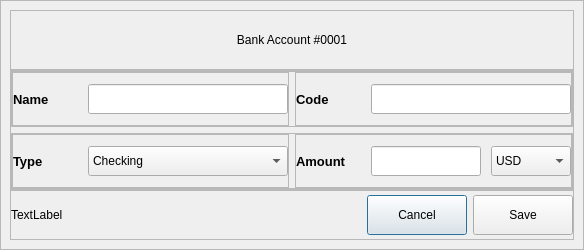
<?xml version="1.0" encoding="UTF-8"?>
<ui version="4.0">
 <class>Dialog</class>
 <widget class="QDialog" name="Dialog">
  <property name="geometry">
   <rect>
    <x>0</x>
    <y>0</y>
    <width>584</width>
    <height>250</height>
   </rect>
  </property>
  <property name="windowTitle">
   <string>Dialog</string>
  </property>
  <layout class="QVBoxLayout" name="verticalLayout">
   <property name="spacing">
    <number>0</number>
   </property>
   <property name="leftMargin">
    <number>0</number>
   </property>
   <property name="topMargin">
    <number>0</number>
   </property>
   <property name="rightMargin">
    <number>0</number>
   </property>
   <property name="bottomMargin">
    <number>0</number>
   </property>
   <item>
    <widget class="QFrame" name="dialog_window">
     <property name="frameShape">
      <enum>QFrame::StyledPanel</enum>
     </property>
     <property name="frameShadow">
      <enum>QFrame::Raised</enum>
     </property>
     <layout class="QVBoxLayout" name="verticalLayout_4">
      <property name="spacing">
       <number>0</number>
      </property>
      <item>
       <widget class="QFrame" name="title_frame">
        <property name="minimumSize">
         <size>
          <width>0</width>
          <height>60</height>
         </size>
        </property>
        <property name="maximumSize">
         <size>
          <width>16777215</width>
          <height>60</height>
         </size>
        </property>
        <property name="frameShape">
         <enum>QFrame::StyledPanel</enum>
        </property>
        <property name="frameShadow">
         <enum>QFrame::Raised</enum>
        </property>
        <layout class="QVBoxLayout" name="verticalLayout_3">
         <property name="spacing">
          <number>0</number>
         </property>
         <property name="leftMargin">
          <number>0</number>
         </property>
         <property name="topMargin">
          <number>0</number>
         </property>
         <property name="rightMargin">
          <number>0</number>
         </property>
         <property name="bottomMargin">
          <number>0</number>
         </property>
         <item>
          <widget class="QLabel" name="logo">
           <property name="styleSheet">
            <string notr="true">font: 900 16pt &quot;Segoe UI Black&quot;;</string>
           </property>
           <property name="text">
            <string>Bank Account #0001</string>
           </property>
           <property name="alignment">
            <set>Qt::AlignCenter</set>
           </property>
          </widget>
         </item>
        </layout>
       </widget>
      </item>
      <item>
       <widget class="QFrame" name="main_frame">
        <property name="frameShape">
         <enum>QFrame::StyledPanel</enum>
        </property>
        <property name="frameShadow">
         <enum>QFrame::Raised</enum>
        </property>
        <layout class="QVBoxLayout" name="verticalLayout_2">
         <property name="leftMargin">
          <number>0</number>
         </property>
         <property name="topMargin">
          <number>0</number>
         </property>
         <property name="rightMargin">
          <number>0</number>
         </property>
         <property name="bottomMargin">
          <number>0</number>
         </property>
         <item>
          <widget class="QFrame" name="name_frame">
           <property name="frameShape">
            <enum>QFrame::StyledPanel</enum>
           </property>
           <property name="frameShadow">
            <enum>QFrame::Raised</enum>
           </property>
           <layout class="QHBoxLayout" name="horizontalLayout_2">
            <property name="leftMargin">
             <number>0</number>
            </property>
            <property name="topMargin">
             <number>0</number>
            </property>
            <property name="rightMargin">
             <number>0</number>
            </property>
            <property name="bottomMargin">
             <number>0</number>
            </property>
            <item>
             <widget class="QFrame" name="frame">
              <property name="maximumSize">
               <size>
                <width>16777215</width>
                <height>16777215</height>
               </size>
              </property>
              <property name="frameShape">
               <enum>QFrame::StyledPanel</enum>
              </property>
              <property name="frameShadow">
               <enum>QFrame::Raised</enum>
              </property>
              <layout class="QHBoxLayout" name="horizontalLayout_3">
               <property name="spacing">
                <number>0</number>
               </property>
               <property name="leftMargin">
                <number>0</number>
               </property>
               <property name="topMargin">
                <number>0</number>
               </property>
               <property name="rightMargin">
                <number>0</number>
               </property>
               <property name="bottomMargin">
                <number>0</number>
               </property>
               <item>
                <widget class="QLabel" name="label">
                 <property name="minimumSize">
                  <size>
                   <width>75</width>
                   <height>0</height>
                  </size>
                 </property>
                 <property name="maximumSize">
                  <size>
                   <width>75</width>
                   <height>16777215</height>
                  </size>
                 </property>
                 <property name="font">
                  <font>
                   <family>Segoe UI</family>
                   <pointsize>10</pointsize>
                   <italic>false</italic>
                   <bold>true</bold>
                  </font>
                 </property>
                 <property name="styleSheet">
                  <string notr="true">font: 700 10pt &quot;Segoe UI&quot;;</string>
                 </property>
                 <property name="text">
                  <string>Name</string>
                 </property>
                </widget>
               </item>
               <item>
                <widget class="QLineEdit" name="name">
                 <property name="minimumSize">
                  <size>
                   <width>200</width>
                   <height>30</height>
                  </size>
                 </property>
                 <property name="maximumSize">
                  <size>
                   <width>200</width>
                   <height>30</height>
                  </size>
                 </property>
                </widget>
               </item>
              </layout>
             </widget>
            </item>
            <item>
             <widget class="QFrame" name="frame_4">
              <property name="frameShape">
               <enum>QFrame::StyledPanel</enum>
              </property>
              <property name="frameShadow">
               <enum>QFrame::Raised</enum>
              </property>
              <layout class="QHBoxLayout" name="horizontalLayout_4">
               <property name="spacing">
                <number>0</number>
               </property>
               <property name="leftMargin">
                <number>0</number>
               </property>
               <property name="topMargin">
                <number>0</number>
               </property>
               <property name="rightMargin">
                <number>0</number>
               </property>
               <property name="bottomMargin">
                <number>0</number>
               </property>
               <item>
                <widget class="QLabel" name="label_2">
                 <property name="minimumSize">
                  <size>
                   <width>75</width>
                   <height>0</height>
                  </size>
                 </property>
                 <property name="maximumSize">
                  <size>
                   <width>75</width>
                   <height>16777215</height>
                  </size>
                 </property>
                 <property name="font">
                  <font>
                   <family>Segoe UI</family>
                   <pointsize>10</pointsize>
                   <italic>false</italic>
                   <bold>true</bold>
                  </font>
                 </property>
                 <property name="styleSheet">
                  <string notr="true">font: 700 10pt &quot;Segoe UI&quot;;</string>
                 </property>
                 <property name="text">
                  <string>Code</string>
                 </property>
                </widget>
               </item>
               <item>
                <widget class="QLineEdit" name="code">
                 <property name="sizePolicy">
                  <sizepolicy hsizetype="Expanding" vsizetype="Fixed">
                   <horstretch>0</horstretch>
                   <verstretch>0</verstretch>
                  </sizepolicy>
                 </property>
                 <property name="minimumSize">
                  <size>
                   <width>200</width>
                   <height>30</height>
                  </size>
                 </property>
                 <property name="maximumSize">
                  <size>
                   <width>200</width>
                   <height>30</height>
                  </size>
                 </property>
                </widget>
               </item>
              </layout>
             </widget>
            </item>
           </layout>
          </widget>
         </item>
         <item>
          <widget class="QFrame" name="contact_frame">
           <property name="frameShape">
            <enum>QFrame::StyledPanel</enum>
           </property>
           <property name="frameShadow">
            <enum>QFrame::Raised</enum>
           </property>
           <layout class="QHBoxLayout" name="horizontalLayout_7">
            <property name="leftMargin">
             <number>0</number>
            </property>
            <property name="topMargin">
             <number>0</number>
            </property>
            <property name="rightMargin">
             <number>0</number>
            </property>
            <property name="bottomMargin">
             <number>0</number>
            </property>
            <item>
             <widget class="QFrame" name="frame_5">
              <property name="maximumSize">
               <size>
                <width>16777215</width>
                <height>16777215</height>
               </size>
              </property>
              <property name="frameShape">
               <enum>QFrame::StyledPanel</enum>
              </property>
              <property name="frameShadow">
               <enum>QFrame::Raised</enum>
              </property>
              <layout class="QHBoxLayout" name="horizontalLayout_5">
               <property name="spacing">
                <number>0</number>
               </property>
               <property name="leftMargin">
                <number>0</number>
               </property>
               <property name="topMargin">
                <number>0</number>
               </property>
               <property name="rightMargin">
                <number>0</number>
               </property>
               <property name="bottomMargin">
                <number>0</number>
               </property>
               <item>
                <widget class="QLabel" name="label_5">
                 <property name="minimumSize">
                  <size>
                   <width>75</width>
                   <height>0</height>
                  </size>
                 </property>
                 <property name="maximumSize">
                  <size>
                   <width>75</width>
                   <height>16777215</height>
                  </size>
                 </property>
                 <property name="font">
                  <font>
                   <family>Segoe UI</family>
                   <pointsize>10</pointsize>
                   <italic>false</italic>
                   <bold>true</bold>
                  </font>
                 </property>
                 <property name="styleSheet">
                  <string notr="true">font: 700 10pt &quot;Segoe UI&quot;;</string>
                 </property>
                 <property name="text">
                  <string>Type</string>
                 </property>
                </widget>
               </item>
               <item>
                <widget class="QComboBox" name="atype">
                 <property name="sizePolicy">
                  <sizepolicy hsizetype="Expanding" vsizetype="Fixed">
                   <horstretch>0</horstretch>
                   <verstretch>0</verstretch>
                  </sizepolicy>
                 </property>
                 <property name="minimumSize">
                  <size>
                   <width>200</width>
                   <height>30</height>
                  </size>
                 </property>
                 <property name="maximumSize">
                  <size>
                   <width>200</width>
                   <height>30</height>
                  </size>
                 </property>
                 <item>
                  <property name="text">
                   <string>Checking</string>
                  </property>
                 </item>
                 <item>
                  <property name="text">
                   <string>Savings</string>
                  </property>
                 </item>
                </widget>
               </item>
              </layout>
             </widget>
            </item>
            <item>
             <widget class="QFrame" name="frame_6">
              <property name="frameShape">
               <enum>QFrame::StyledPanel</enum>
              </property>
              <property name="frameShadow">
               <enum>QFrame::Raised</enum>
              </property>
              <layout class="QHBoxLayout" name="horizontalLayout_6">
               <property name="spacing">
                <number>0</number>
               </property>
               <property name="leftMargin">
                <number>0</number>
               </property>
               <property name="topMargin">
                <number>0</number>
               </property>
               <property name="rightMargin">
                <number>0</number>
               </property>
               <property name="bottomMargin">
                <number>0</number>
               </property>
               <item>
                <widget class="QLabel" name="amo">
                 <property name="minimumSize">
                  <size>
                   <width>75</width>
                   <height>0</height>
                  </size>
                 </property>
                 <property name="maximumSize">
                  <size>
                   <width>75</width>
                   <height>16777215</height>
                  </size>
                 </property>
                 <property name="font">
                  <font>
                   <family>Segoe UI</family>
                   <pointsize>10</pointsize>
                   <italic>false</italic>
                   <bold>true</bold>
                  </font>
                 </property>
                 <property name="styleSheet">
                  <string notr="true">font: 700 10pt &quot;Segoe UI&quot;;</string>
                 </property>
                 <property name="text">
                  <string>Amount</string>
                 </property>
                </widget>
               </item>
               <item>
                <widget class="QLineEdit" name="amount">
                 <property name="sizePolicy">
                  <sizepolicy hsizetype="Expanding" vsizetype="Fixed">
                   <horstretch>0</horstretch>
                   <verstretch>0</verstretch>
                  </sizepolicy>
                 </property>
                 <property name="minimumSize">
                  <size>
                   <width>110</width>
                   <height>30</height>
                  </size>
                 </property>
                 <property name="maximumSize">
                  <size>
                   <width>110</width>
                   <height>30</height>
                  </size>
                 </property>
                 <property name="alignment">
                  <set>Qt::AlignRight|Qt::AlignTrailing|Qt::AlignVCenter</set>
                 </property>
                </widget>
               </item>
               <item>
                <spacer name="horizontalSpacer_2">
                 <property name="orientation">
                  <enum>Qt::Horizontal</enum>
                 </property>
                 <property name="sizeHint" stdset="0">
                  <size>
                   <width>40</width>
                   <height>20</height>
                  </size>
                 </property>
                </spacer>
               </item>
               <item>
                <widget class="QComboBox" name="currency">
                 <property name="sizePolicy">
                  <sizepolicy hsizetype="Expanding" vsizetype="Fixed">
                   <horstretch>0</horstretch>
                   <verstretch>0</verstretch>
                  </sizepolicy>
                 </property>
                 <property name="minimumSize">
                  <size>
                   <width>80</width>
                   <height>30</height>
                  </size>
                 </property>
                 <property name="maximumSize">
                  <size>
                   <width>80</width>
                   <height>30</height>
                  </size>
                 </property>
                 <item>
                  <property name="text">
                   <string>USD</string>
                  </property>
                 </item>
                 <item>
                  <property name="text">
                   <string>MAD</string>
                  </property>
                 </item>
                </widget>
               </item>
              </layout>
             </widget>
            </item>
           </layout>
          </widget>
         </item>
        </layout>
       </widget>
      </item>
      <item>
       <widget class="QFrame" name="control_frame">
        <property name="minimumSize">
         <size>
          <width>0</width>
          <height>50</height>
         </size>
        </property>
        <property name="maximumSize">
         <size>
          <width>16777215</width>
          <height>50</height>
         </size>
        </property>
        <property name="frameShape">
         <enum>QFrame::StyledPanel</enum>
        </property>
        <property name="frameShadow">
         <enum>QFrame::Raised</enum>
        </property>
        <layout class="QHBoxLayout" name="horizontalLayout">
         <property name="leftMargin">
          <number>0</number>
         </property>
         <property name="topMargin">
          <number>0</number>
         </property>
         <property name="rightMargin">
          <number>0</number>
         </property>
         <property name="bottomMargin">
          <number>0</number>
         </property>
         <item>
          <widget class="QLabel" name="error">
           <property name="minimumSize">
            <size>
             <width>300</width>
             <height>0</height>
            </size>
           </property>
           <property name="styleSheet">
            <string notr="true">font: 700 8pt &quot;Segoe UI&quot;;</string>
           </property>
           <property name="text">
            <string>TextLabel</string>
           </property>
          </widget>
         </item>
         <item>
          <spacer name="horizontalSpacer">
           <property name="orientation">
            <enum>Qt::Horizontal</enum>
           </property>
           <property name="sizeHint" stdset="0">
            <size>
             <width>108</width>
             <height>20</height>
            </size>
           </property>
          </spacer>
         </item>
         <item>
          <widget class="QPushButton" name="cancel_btn">
           <property name="minimumSize">
            <size>
             <width>100</width>
             <height>40</height>
            </size>
           </property>
           <property name="styleSheet">
            <string notr="true"/>
           </property>
           <property name="text">
            <string>Cancel</string>
           </property>
           <property name="class" stdset="0">
            <string>SecondaryButton</string>
           </property>
          </widget>
         </item>
         <item>
          <widget class="QPushButton" name="save_btn">
           <property name="minimumSize">
            <size>
             <width>100</width>
             <height>40</height>
            </size>
           </property>
           <property name="text">
            <string>Save</string>
           </property>
          </widget>
         </item>
        </layout>
       </widget>
      </item>
     </layout>
    </widget>
   </item>
  </layout>
 </widget>
 <resources/>
 <connections/>
</ui>
